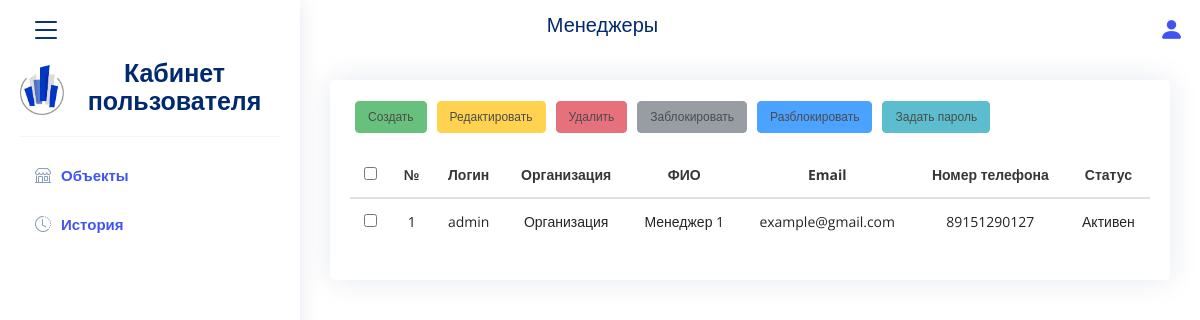
The app's page /clients (signed in), older data.
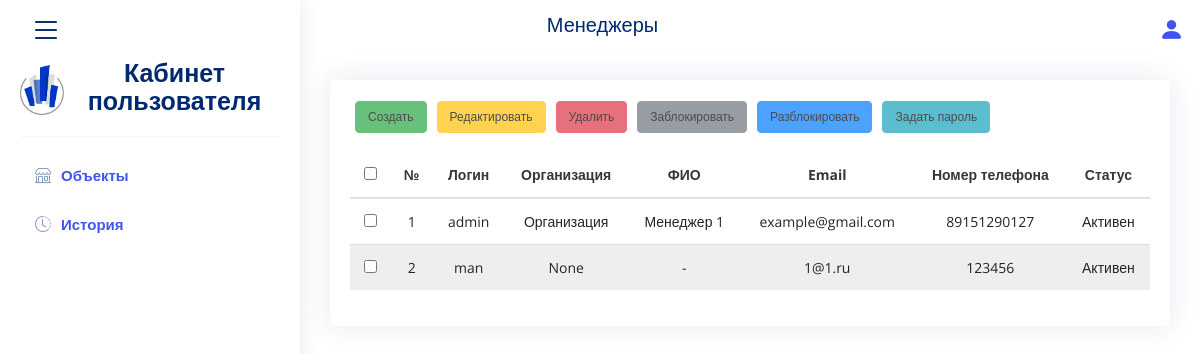
The same page, newer data.
### app/models.py (models this page shows)
class User(UserMixin, db.Model):
    id = db.Column(db.Integer, primary_key=True)  # primary keys are required by SQLAlchemy
    org_name = db.Column(db.String(1000))
    login = db.Column(db.String(100))
    password = db.Column(db.String(1000))
    name = db.Column(db.String(100))
    phone = db.Column(db.String(100))
    email = db.Column(db.String(100))
    show = db.Column(db.Integer, default=1)
    status = db.Column(db.String(100), default="active")
    role = db.Column(db.Integer)
    registered = db.Column(db.DateTime)

### app/users.py (the view)
@main.route('/clients', methods=['POST', 'GET'])
@login_required
def clients():
    if current_user.show == 0:
        logout_user()
        return redirect(url_for('auth.login'))
    users_data = []
    if current_user.role == 2:
        users = User.query.filter_by(show=1, role=1).all()
        page_title = 'Клиенты'
    else:
        users = User.query.filter_by(show=1, role=2).all()
        page_title = 'Менеджеры'
    for i in users:
        users_data.append(
            {
                'id': i.id,
                'login': i.login,
                'name': i.name,
                'phone': i.phone,
                'email': i.email,
                'org_name': i.org_name,
                'status': 'Активен' if i.status == 'active' else 'Заблокирован'
            }
        )
    return render_template('users.html', users=users_data, page_title=page_title, enumerate=enumerate)

### app/__init__.py (called while the page is built)
def create_app():
    app = Flask(__name__)
    app.config['SECRET_KEY'] = '9OLWxND4o83j4K4iuopO'
    app.config['SQLALCHEMY_DATABASE_URI'] = 'sqlite:///DB.db'
    db.init_app(app)
    login_manager = LoginManager()
    login_manager.login_view = 'auth.login'
    login_manager.init_app(app)
    from .models import User
    @login_manager.user_loader
    def load_user(user_id):
        return User.query.get(int(user_id))
    from .auth import auth as auth_blueprint
    app.register_blueprint(auth_blueprint)
    from .users import main as main_blueprint
    app.register_blueprint(main_blueprint)
    def page_not_found(e):
        return render_template('404.html'), 404
    app.register_error_handler(404, page_not_found)
    return app

### app/templates/users.html (shortened to what this page needs)
{% extends "base.html" %}
{% block content %}
<div class="row">
    <div class="col-xl-12">
        <div class="card">
            <div class="card-body pt-3">
                <div style="overflow-x:auto;">
                    <div class="menu" style="text-align: left; display: flex;">
                        <button class="menu btn btn-success" data-toggle="modal" onclick="openAddUserModal()"  data-backdrop="static" data-keyboard="false">Создать</button>
                        <button class="menu btn btn-warning" onclick="openEditUserModal()">Редактировать</button>
                        <button class="menu btn btn-danger" onclick="openDeleteUserModal()">Удалить
                        </button>
                        <button class="menu btn btn-secondary" onclick="openBlockUserModal()">
                            Заблокировать
                        </button>
                        <button class="menu btn btn-primary" onclick="openUnblockUserModal()">
                            Разблокировать
                        </button>
                        <button class="menu btn btn-info" onclick="openPasswordUserModal()">Задать
                            пароль
                        </button>
                    </div>
                    <table class="table container">
                        <thead>
                        <tr class="header">
                            <th scope="col"><input type="checkbox" id="selectAllUsers"></th>
                            <th scope="col">№</th>
                            <th scope="col">Логин</th>
                            {% if current_user.role in [1, 2] %}<th scope="col">Организация</th>{% endif %}
                            <th scope="col">ФИО</th>
                            <th scope="col">Email</th>
                            <th scope="col">Номер телефона</th>
                            <th scope="col">Статус</th>
                        </tr>
                        </thead>
                        <tbody>
                        {% for j, user in enumerate(users) %}
                        <tr>
                            <td><input type="checkbox" class="selectUserCheckbox"></td>
                            <td>{{ j+1 }}</td>
                            <td>{{ user.login }}</td>
                            {% if current_user.role  in [1, 2] %}<td>{{ user.org_name }}</td>{% endif %}
                            <td>{{ user.name }}</td>
                            <td>{{ user.email }}</td>
                            <td>{{ user.phone }}</td>
                            <td>{{ user.status }}</td>
                        </tr>
                        {% endfor %}
                        </tbody>
                    </table>
                </div>
            </div>
        </div>
    </div>
</div>
{% endblock %}

### app/templates/base.html (shortened to what this page needs)
<!DOCTYPE html>
<html>
<head>
    <link rel="stylesheet" href="https://cdnjs.cloudflare.com/ajax/libs/bulma/0.7.2/css/bulma.min.css"/>
    <link rel="stylesheet"
          href="https://cdnjs.cloudflare.com/ajax/libs/selectize.js/0.13.3/css/selectize.default.min.css"/>
    <link href="{{ url_for("static", filename="vendor/bootstrap/css/bootstrap.min.css") }}" rel="stylesheet">
    <link href="{{ url_for("static", filename="vendor/bootstrap-icons/bootstrap-icons.css") }}" rel="stylesheet">
    <link href="{{ url_for("static", filename="vendor/boxicons/css/boxicons.min.css") }}" rel="stylesheet">
    <link href="{{ url_for("static", filename="vendor/quill/quill.snow.css") }}" rel="stylesheet">
    <link href="{{ url_for("static", filename="vendor/quill/quill.bubble.css") }}" rel="stylesheet">
    <link href="{{ url_for("static", filename="vendor/remixicon/remixicon.css") }}" rel="stylesheet">
    <link href="{{ url_for("static", filename="vendor/simple-datatables/style.css") }}" rel="stylesheet">
    <link rel="stylesheet" href="https://stackpath.bootstrapcdn.com/bootstrap/4.1.2/css/bootstrap.min.css">
    <link rel="stylesheet" type="text/css" href="https://use.fontawesome.com/releases/v5.6.3/css/all.css">
    <link href="https://cdn.jsdelivr.net/npm/suggestions-jquery@21.12.0/dist/css/suggestions.min.css" rel="stylesheet"/>
    <link rel="stylesheet"
          href="https://cdnjs.cloudflare.com/ajax/libs/selectize.js/0.13.3/css/selectize.default.min.css"/>
    <link href="{{ url_for("static", filename="css/style.css") }}" rel="stylesheet">
</head>
<body>
<section>
    <header id="header" class="header fixed-top d-flex align-items-center">
        <div class="d-flex align-items-center justify-content-between">
            <i class="bi bi-list toggle-sidebar-btn"></i>
        </div>
        <nav class="header-nav ms-auto">
        <h5>{{page_title}}</h5>
        </nav>
        <nav class="header-nav ms-auto">
            <ul class="d-flex align-items-center">
                <li class="nav-item dropdown pe-3">
                    <a class="nav-link nav-profile d-flex align-items-center pe-0" href="#" data-bs-toggle="dropdown">
                        <i class="bi bi-person-fill rounded-circle" style="font-size: 25px;"></i>
                    </a>
                </li>
            </ul>
        </nav>
    </header>
    {% if current_user.is_authenticated %}
        <aside id="sidebar" class="sidebar">
            <ul class="sidebar-nav" id="sidebar-nav">
                <a href="{{ url_for('main.profile') }}" style="max-height: 50px">
                    <div style="display: flex;align-items: center"><img
                            src="{{ url_for('static', filename="main-icon.png") }}"
                            style="height:50px;margin: 0 5px 0 0;">
                        <div style="text-align: center;">
                            <h1 class="title" style="font-size: 25px">{{ 'Кабинет пользователя' if current_user.role == 1 else 'Кабинет менеджера' if current_user.role == 2 else 'Кабинет администратора'}}</h1>
                        </div>
                    </div>
                </a>
                <li>
                    <hr class="divider">
                </li>
                {% if current_user.role == 1 %}
                <li class="nav-item">
                    <a class="nav-link collapsed" href="{{ url_for("main.objects") }}">
                        <i class="bi bi-shop"></i>
                        <span>Объекты</span>
                    </a>
                </li>
                {% endif %}
                <li class="nav-item">
                    <a class="nav-link collapsed" href="{{ url_for("main.sales") }}">
                        <i class="bi bi-clock-history"></i>
                        <span>История</span>
                    </a>
                </li>
            </ul>
        </aside>
    {% endif %}
    <main id="main" class="main">
        {% block content %}
        {% endblock %}
    </main>
</section>
</body>
</html>

### app/static/css/style.css (style rules this page uses)
:root { scroll-behavior: smooth; }
body { font-family: "Open Sans", sans-serif; background: #f6f9ff; color: #444444; }
a { color: #4154f1; text-decoration: none; }
h1, h2, h3, h4, h5, h6 { font-family: "Nunito", sans-serif; }
#main { margin-top: 60px; padding: 20px 30px; transition: all 0.3s; }
.card { margin-bottom: 30px; border: none; border-radius: 5px; box-shadow: 0px 0 30px rgba(1, 41, 112, 0.1); }
.card-body { padding: 0 20px 20px 20px; }
.header { transition: all 0.5s; z-index: 997; height: 60px; box-shadow: 0px 2px 20px rgba(1, 41, 112, 0.1); background-color: #fff; padding-left: 20px; }
.header .toggle-sidebar-btn { font-size: 32px; padding-left: 10px; cursor: pointer; color: #012970; }
.header-nav ul { list-style: none; }
.header-nav>ul { margin: 0; padding: 0; }
.header-nav .nav-profile { color: #012970; }
.sidebar { position: fixed; top: 60px; left: 0; bottom: 0; width: 300px; z-index: 996; transition: all 0.3s; padding: 20px; overflow-y: auto; scrollbar-width: thin; scrollbar-color: #aab7cf transparent; box-shadow: 0px 0px 20px rgba(1, 41, 112, 0.1); background-color: #fff; }
@media (min-width: 1200px) { #main, #footer { margin-left: 300px; } }
.sidebar-nav { padding: 0; margin: 0; list-style: none; }
.sidebar-nav li { padding: 0; margin: 0; list-style: none; }
.sidebar-nav .nav-item { margin-bottom: 5px; }
.sidebar-nav .nav-link { display: flex; align-items: center; font-size: 15px; font-weight: 600; color: #4154f1; transition: 0.3; background: #f6f9ff; padding: 10px 15px; border-radius: 4px; }
.sidebar-nav .nav-link i { font-size: 16px; margin-right: 10px; color: #4154f1; }
.sidebar-nav .nav-link.collapsed { color: #012970; background: #fff; }
.sidebar-nav .nav-link.collapsed i { color: #899bbd; }

### app/templates/base.html (style rules this page uses)
.btn { opacity: 70%; }
body { font-size: 12px !important; background-color: #fff; }
a { color: #ffffff }
.btn { color: #000 !important; }
a { color: #4154f1 !important; text-decoration: none; }
h1, h2, h3, h4, h5, h6 { color: #012970 !important; font-family: "Nunito", sans-serif; }
.row { text-align: center !important; }
.header { transition: all 0.5s; z-index: 997; height: 60px; box-shadow: 0px 2px 20px transparent !important; background-color: transparent !important; padding-left: 20px; }
.sidebar { top: 0 !important; padding: 60px 20px !important; }
table { margin-top: 0 !important; font-size: 12px; }

### app/templates/users.html (style rules this page uses)
.btn { font-size: 12px; }
table { margin-top: 40px; }
table { border-collapse: collapse; }
tr:nth-child(even) { background: #EEE; }
table thead th { white-space: nowrap; font-size: 14px; }
table tbody tr { white-space: nowrap; font-size: 14px; }
.menu.btn { margin: 5px }

Row changes from the older to the newer data that the page shows:
added User: login "man", email "1@1.ru", phone "123456"
Text that changed along with them:
new list line: "☐ 2 None - Активен"
